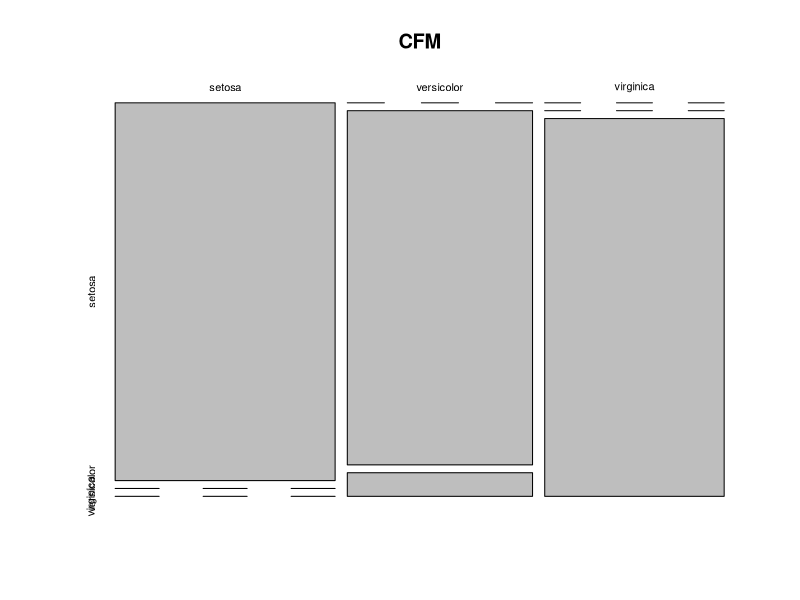

Generate this figure with R:
install.packages("randomForest")
library("dplyr")
library("stats")
library("randomForest")

mydata <- iris
mydata


index <-  sample(c(1,2), nrow(mydata), replace = TRUE, prob = c(0.3,0.5))
trainingdata <- mydata[index==1,]
testingdata <- mydata[index==2,]
trainingdata
testingdata


model <- randomForest(Species~.,data = trainingdata)

testingdata$Species_predict <- predict(model,testingdata)
CFM <- table(testingdata$Species,testingdata$Species_predict)
plot(CFM)

accuracy<- sum(diag(CFM)/sum(CFM))
accuracy
